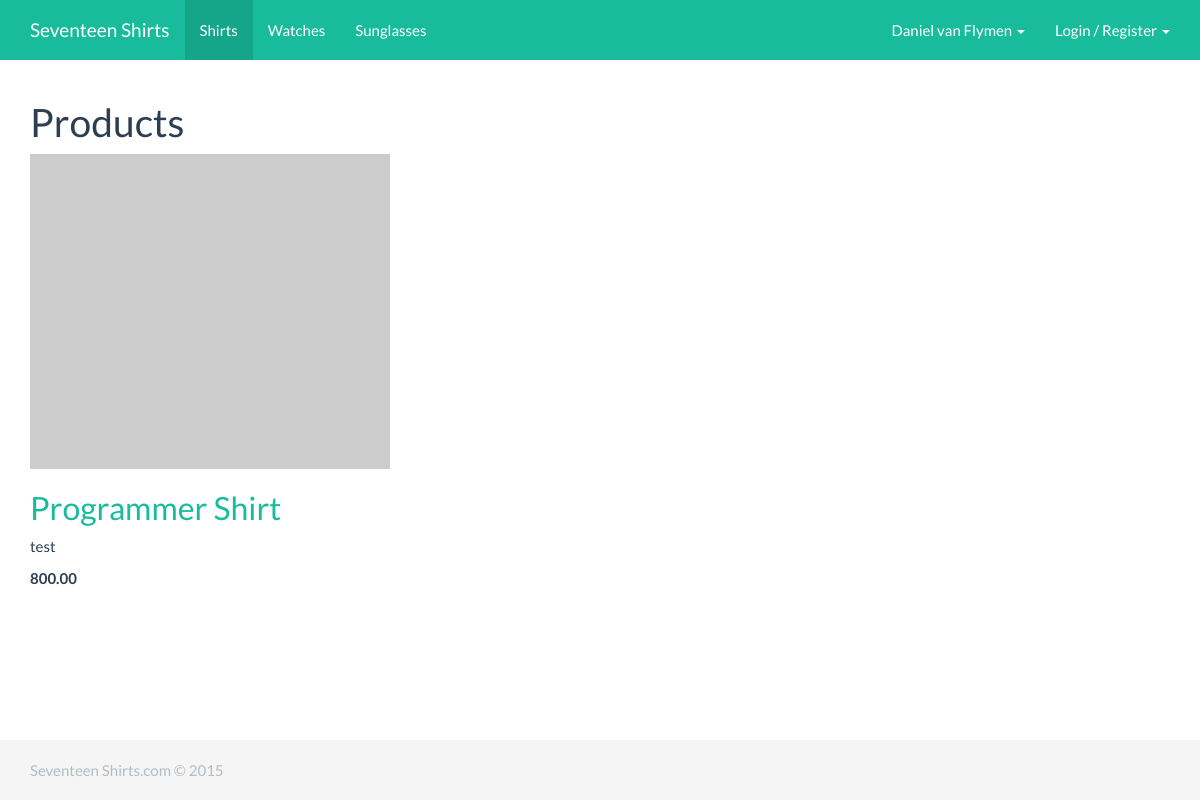
The page / on the database its author committed.
### shop/models.py (models this page shows, shortened)
class Product(models.Model):
    name = models.CharField(max_length=200)
    description = models.TextField()
    current_price = models.DecimalField(max_digits=8, decimal_places=2)
    category = models.ForeignKey(Category)
    stock = models.IntegerField(default=0)

### shop/views.py (the view)
# urls.py: url(r'^$', views.index, name='index'),
def index(request):
    products = Product.objects.all()
    paginator = Paginator(products, 10)
    page = request.GET.get('page')
    try:
        products = paginator.page(page)
    except PageNotAnInteger:
        products = paginator.page(1)
    except EmptyPage:
        products = paginator.page(paginator.num_pages)
    context_dict = {
        'page_title': "Products",
        'page_sub_title': "",
        'products': products,
        'navbar': "products"
    }
    return render(request, 'shop/products/index.html', context_dict)

### templates/shop/products/index.html
{% extends "_shared/base.html" %}
{% block content %}
    <h1>Products</h1>
    <div class="row">
        {% for product in products %}
            <div class="col-md-4">
                <img src="http://placehold.it/400x350" style="width: 100%">
                <h2><a href="{%  url 'shop:detail' product.id %}">{{ product.name }}</a></h2>
                <p>{{ product.description }}</p>
                <strong>{{ product.current_price }}</strong>
            </div>
        {% endfor %}
    </div>
{% endblock %}

### static/css/base.css (style rules this page uses)
html { position: relative; min-height: 100%; }
body { margin-bottom: 60px; }

### rows shown on the page
Product: name "Programmer Shirt", description "test", current_price "800.00"
